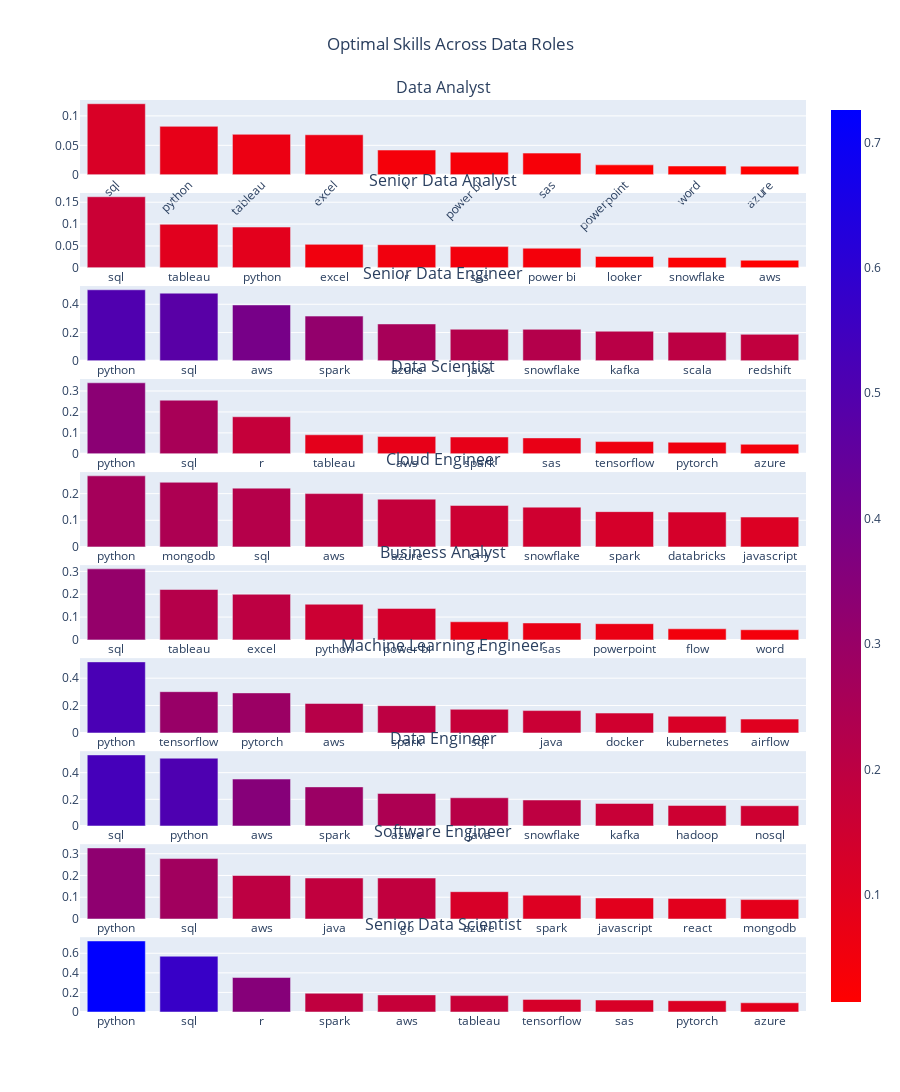

Here is the notebook cell this chart was saved with:
### Markdown cell above
# Plotting the most optimal skills
Plot the most optimal skills for data nerds based on the skill multiplier column.

### Code cell
import plotly.graph_objs as go
from plotly.subplots import make_subplots

# Get all unique job titles
all_job_titles = df['job_title'].unique()

# Determine the number of rows for subplots based on the number of job titles
num_rows = len(all_job_titles)

# Create subplots for each job title with adequate spacing
fig = make_subplots(rows=num_rows, cols=1, subplot_titles=all_job_titles, vertical_spacing=0.02)

# Function to create a bar plot for top 10 skills for a given job title
def create_bar_plot(df, job_title, row):
    # Filter and sort the dataframe
    job_df = df[df['job_title'] == job_title].sort_values(by='skill_multiplier', ascending=False).head(10)
    # Create the bar plot
    fig.add_trace(
        go.Bar(
            x=job_df['skill'],
            y=job_df['skill_multiplier'],
            name=job_title,
            hoverinfo='text',
            hovertext=job_df.apply(lambda x: f"Skill: {x['skill']}<br>Median Salary: {x['median_salary']}<br>Salary Count: {x['salary_count']}", axis=1),
            marker=dict(color=job_df['skill_multiplier'], coloraxis='coloraxis')
        ),
        row=row,
        col=1
    )

# Add bar plots to the subplots
for i, job_title in enumerate(all_job_titles, start=1):
    create_bar_plot(df, job_title, i)

# Update layout for a cleaner look with more space between plots
fig.update_layout(
    coloraxis=dict(colorscale='Bluered_r'),
    showlegend=False,
    title_text='Optimal Skills Across Data Roles',
    title_x=0.5,
    height=300 * num_rows,  # Adjust the height based on the number of rows
    xaxis_tickangle=-45
)

# Show the plot
fig.show()

### Figure 1 — Plotly figure (JSON) as saved in the notebook; plotly's stock layout.template omitted (floating-point values rounded to 4 significant figures)
{"data": [{"hoverinfo": "text", "hovertext": ["Skill: sql<br>Median Salary: 92500.0<br>Salary Count: 3083", "Skill: python<br>Median Salary: 98500.0<br>Salary Count: 1840", "Skill: tableau<br>Median Salary: 95000.0<br>Salary Count: 1659", "Skill: excel<br>Median Salary: 84500.0<br>Salary Count: 2143", "Skill: r<br>Median Salary: 92527.5<br>Salary Count: 1073", "Skill: power bi<br>Median Salary: 90000.0<br>Salary Count: 1044", "Skill: sas<br>Median Salary: 90000.0<br>Salary Count: 1000", "Skill: powerpoint<br>Median Salary: 85000.0<br>Salary Count: 524", "Skill: word<br>Median Salary: 80850.0<br>Salary Count: 527", "Skill: azure<br>Median Salary: 100000.0<br>Salary Count: 319"], "marker": {"color": [0.1206, 0.08221, 0.06873, 0.06793, 0.04198, 0.0384, 0.03678, 0.01683, 0.0149, 0.01466], "coloraxis": "coloraxis"}, "name": "Data Analyst", "type": "bar", "x": ["sql", "python", "tableau", "excel", "r", "power bi", "sas", "powerpoint", "word", "azure"], "xaxis": "x", "y": [0.1206, 0.08221, 0.06873, 0.06793, 0.04198, 0.0384, 0.03678, 0.01683, 0.0149, 0.01466], "yaxis": "y"}, {"hoverinfo": "text", "hovertext": ["Skill: sql<br>Median Salary: 111175.0<br>Salary Count: 809", "Skill: tableau<br>Median Salary: 111175.0<br>Salary Count: 496", "Skill: python<br>Median Salary: 111202.0<br>Salary Count: 464", "Skill: excel<br>Median Salary: 102250.0<br>Salary Count: 324", "Skill: r<br>Median Salary: 111175.0<br>Salary Count: 264", "Skill: sas<br>Median Salary: 111175.0<br>Salary Count: 242", "Skill: power bi<br>Median Salary: 110000.0<br>Salary Count: 229", "Skill: looker<br>Median Salary: 111175.0<br>Salary Count: 130", "Skill: snowflake<br>Median Salary: 112500.0<br>Salary Count: 116", "Skill: aws<br>Median Salary: 115000.0<br>Salary Count: 81"], "marker": {"color": [0.1625, 0.09953, 0.09314, 0.05362, 0.05288, 0.04846, 0.04479, 0.02594, 0.02372, 0.01729], "coloraxis": "coloraxis"}, "name": "Senior Data Analyst", "type": "bar", "x": ["sql", "tableau", "python", "excel", "r", "sas", "power bi", "looker", "snowflake", "aws"], "xaxis": "x2", "y": [0.1625, 0.09953, 0.09314, 0.05362, 0.05288, 0.04846, 0.04479, 0.02594, 0.02372, 0.01729], "yaxis": "y2"}, {"hoverinfo": "text", "hovertext": ["Skill: python<br>Median Salary: 147500.0<br>Salary Count: 1155", "Skill: sql<br>Median Salary: 147500.0<br>Salary Count: 1100", "Skill: aws<br>Median Salary: 150000.0<br>Salary Count: 887", "Skill: spark<br>Median Salary: 150000.0<br>Salary Count: 710", "Skill: azure<br>Median Salary: 147500.0<br>Salary Count: 600", "Skill: java<br>Median Salary: 150000.0<br>Salary Count: 502", "Skill: snowflake<br>Median Salary: 150300.0<br>Salary Count: 499", "Skill: kafka<br>Median Salary: 155500.0<br>Salary Count: 447", "Skill: scala<br>Median Salary: 156596.0<br>Salary Count: 428", "Skill: redshift<br>Median Salary: 156596.0<br>Salary Count: 396"], "marker": {"color": [0.5025, 0.4785, 0.3952, 0.3162, 0.2608, 0.2235, 0.2228, 0.2093, 0.2024, 0.1872], "coloraxis": "coloraxis"}, "name": "Senior Data Engineer", "type": "bar", "x": ["python", "sql", "aws", "spark", "azure", "java", "snowflake", "kafka", "scala", "redshift"], "xaxis": "x3", "y": [0.5025, 0.4785, 0.3952, 0.3162, 0.2608, 0.2235, 0.2228, 0.2093, 0.2024, 0.1872], "yaxis": "y3"}, {"hoverinfo": "text", "hovertext": ["Skill: python<br>Median Salary: 130500.0<br>Salary Count: 4312", "Skill: sql<br>Median Salary: 132500.0<br>Salary Count: 3151", "Skill: r<br>Median Salary: 125000.0<br>Salary Count: 2486", "Skill: tableau<br>Median Salary: 125000.0<br>Salary Count: 1278", "Skill: aws<br>Median Salary: 132500.0<br>Salary Count: 1016", "Skill: spark<br>Median Salary: 135259.5<br>Salary Count: 946", "Skill: sas<br>Median Salary: 118080.0<br>Salary Count: 1230", "Skill: tensorflow<br>Median Salary: 140000.0<br>Salary Count: 641", "Skill: pytorch<br>Median Salary: 145238.0<br>Salary Count: 564", "Skill: azure<br>Median Salary: 126650.0<br>Salary Count: 623"], "marker": {"color": [0.3391, 0.2563, 0.1771, 0.09101, 0.08258, 0.08039, 0.07615, 0.05852, 0.05545, 0.04571], "coloraxis": "coloraxis"}, "name": "Data Scientist", "type": "bar", "x": ["python", "sql", "r", "tableau", "aws", "spark", "sas", "tensorflow", "pytorch", "azure"], "xaxis": "x4", "y": [0.3391, 0.2563, 0.1771, 0.09101, 0.08258, 0.08039, 0.07615, 0.05852, 0.05545, 0.04571], "yaxis": "y4"}, {"hoverinfo": "text", "hovertext": ["Skill: python<br>Median Salary: 90000.0<br>Salary Count: 29", "Skill: mongodb<br>Median Salary: 136000.0<br>Salary Count: 14", "Skill: sql<br>Median Salary: 116100.0<br>Salary Count: 16", "Skill: aws<br>Median Salary: 90000.0<br>Salary Count: 22", "Skill: azure<br>Median Salary: 89550.0<br>Salary Count: 20", "Skill: c++<br>Median Salary: 198750.0<br>Salary Count: 6", "Skill: snowflake<br>Median Salary: 136000.0<br>Salary Count: 9", "Skill: spark<br>Median Salary: 116100.0<br>Salary Count: 10", "Skill: databricks<br>Median Salary: 136000.0<br>Salary Count: 8", "Skill: javascript<br>Median Salary: 136000.0<br>Salary Count: 7"], "marker": {"color": [0.2669, 0.2427, 0.2207, 0.2002, 0.1794, 0.1556, 0.1493, 0.1324, 0.1307, 0.112], "coloraxis": "coloraxis"}, "name": "Cloud Engineer", "type": "bar", "x": ["python", "mongodb", "sql", "aws", "azure", "c++", "snowflake", "spark", "databricks", "javascript"], "xaxis": "x5", "y": [0.2669, 0.2427, 0.2207, 0.2002, 0.1794, 0.1556, 0.1493, 0.1324, 0.1307, 0.112], "yaxis": "y5"}, {"hoverinfo": "text", "hovertext": ["Skill: sql<br>Median Salary: 89100.0<br>Salary Count: 312", "Skill: tableau<br>Median Salary: 91800.0<br>Salary Count: 212", "Skill: excel<br>Median Salary: 82500.0<br>Salary Count: 226", "Skill: python<br>Median Salary: 95000.0<br>Salary Count: 143", "Skill: power bi<br>Median Salary: 89100.0<br>Salary Count: 139", "Skill: r<br>Median Salary: 95150.0<br>Salary Count: 73", "Skill: sas<br>Median Salary: 90000.0<br>Salary Count: 74", "Skill: powerpoint<br>Median Salary: 87450.0<br>Salary Count: 74", "Skill: flow<br>Median Salary: 87500.0<br>Salary Count: 51", "Skill: word<br>Median Salary: 82500.0<br>Salary Count: 51"], "marker": {"color": [0.3111, 0.2207, 0.1999, 0.1562, 0.138, 0.07938, 0.07412, 0.07097, 0.04865, 0.04442], "coloraxis": "coloraxis"}, "name": "Business Analyst", "type": "bar", "x": ["sql", "tableau", "excel", "python", "power bi", "r", "sas", "powerpoint", "flow", "word"], "xaxis": "x6", "y": [0.3111, 0.2207, 0.1999, 0.1562, 0.138, 0.07938, 0.07412, 0.07097, 0.04865, 0.04442], "yaxis": "y6"}, {"hoverinfo": "text", "hovertext": ["Skill: python<br>Median Salary: 125000.0<br>Salary Count: 391", "Skill: tensorflow<br>Median Salary: 140904.5<br>Salary Count: 195", "Skill: pytorch<br>Median Salary: 140452.25<br>Salary Count: 190", "Skill: aws<br>Median Salary: 118750.0<br>Salary Count: 174", "Skill: spark<br>Median Salary: 157000.0<br>Salary Count: 113", "Skill: sql<br>Median Salary: 141000.0<br>Salary Count: 112", "Skill: java<br>Median Salary: 141000.0<br>Salary Count: 106", "Skill: docker<br>Median Salary: 125000.0<br>Salary Count: 110", "Skill: kubernetes<br>Median Salary: 128682.0<br>Salary Count: 89", "Skill: airflow<br>Median Salary: 166000.0<br>Salary Count: 54"], "marker": {"color": [0.5191, 0.3015, 0.2925, 0.2151, 0.1993, 0.1726, 0.1633, 0.1451, 0.1217, 0.101], "coloraxis": "coloraxis"}, "name": "Machine Learning Engineer", "type": "bar", "x": ["python", "tensorflow", "pytorch", "aws", "spark", "sql", "java", "docker", "kubernetes", "airflow"], "xaxis": "x7", "y": [0.5191, 0.3015, 0.2925, 0.2151, 0.1993, 0.1726, 0.1633, 0.1451, 0.1217, 0.101], "yaxis": "y7"}, {"hoverinfo": "text", "hovertext": ["Skill: sql<br>Median Salary: 125000.0<br>Salary Count: 3189", "Skill: python<br>Median Salary: 125000.0<br>Salary Count: 3041", "Skill: aws<br>Median Salary: 130000.0<br>Salary Count: 2000", "Skill: spark<br>Median Salary: 135000.0<br>Salary Count: 1587", "Skill: azure<br>Median Salary: 125000.0<br>Salary Count: 1459", "Skill: java<br>Median Salary: 134241.0<br>Salary Count: 1154", "Skill: snowflake<br>Median Salary: 133250.0<br>Salary Count: 1072", "Skill: kafka<br>Median Salary: 140000.0<br>Salary Count: 872", "Skill: hadoop<br>Median Salary: 134241.0<br>Salary Count: 839", "Skill: nosql<br>Median Salary: 135000.0<br>Salary Count: 822"], "marker": {"color": [0.5334, 0.5086, 0.352, 0.2933, 0.2439, 0.2117, 0.1947, 0.1687, 0.1538, 0.1518], "coloraxis": "coloraxis"}, "name": "Data Engineer", "type": "bar", "x": ["sql", "python", "aws", "spark", "azure", "java", "snowflake", "kafka", "hadoop", "nosql"], "xaxis": "x8", "y": [0.5334, 0.5086, 0.352, 0.2933, 0.2439, 0.2117, 0.1947, 0.1687, 0.1538, 0.1518], "yaxis": "y8"}, {"hoverinfo": "text", "hovertext": ["Skill: python<br>Median Salary: 99150.0<br>Salary Count: 204", "Skill: sql<br>Median Salary: 97998.0<br>Salary Count: 178", "Skill: aws<br>Median Salary: 100000.0<br>Salary Count: 123", "Skill: java<br>Median Salary: 99150.0<br>Salary Count: 118", "Skill: go<br>Median Salary: 139608.0<br>Salary Count: 64", "Skill: azure<br>Median Salary: 99150.0<br>Salary Count: 79", "Skill: spark<br>Median Salary: 99150.0<br>Salary Count: 69", "Skill: javascript<br>Median Salary: 99150.0<br>Salary Count: 61", "Skill: react<br>Median Salary: 125000.0<br>Salary Count: 39", "Skill: mongodb<br>Median Salary: 119000.0<br>Salary Count: 40"], "marker": {"color": [0.3267, 0.2779, 0.1999, 0.1883, 0.1882, 0.1255, 0.1094, 0.09657, 0.09463, 0.08914], "coloraxis": "coloraxis"}, "name": "Software Engineer", "type": "bar", "x": ["python", "sql", "aws", "java", "go", "azure", "spark", "javascript", "react", "mongodb"], "xaxis": "x9", "y": [0.3267, 0.2779, 0.1999, 0.1883, 0.1882, 0.1255, 0.1094, 0.09657, 0.09463, 0.08914], "yaxis": "y9"}, {"hoverinfo": "text", "hovertext": ["Skill: python<br>Median Salary: 157500.0<br>Salary Count: 1304", "Skill: sql<br>Median Salary: 157500.0<br>Salary Count: 1024", "Skill: r<br>Median Salary: 150000.0<br>Salary Count: 691", "Skill: spark<br>Median Salary: 157500.0<br>Salary Count: 345", "Skill: aws<br>Median Salary: 152650.0<br>Salary Count: 333", "Skill: tableau<br>Median Salary: 149946.5<br>Salary Count: 329", "Skill: tensorflow<br>Median Salary: 155000.0<br>Salary Count: 239", "Skill: sas<br>Median Salary: 135000.0<br>Salary Count: 294", "Skill: pytorch<br>Median Salary: 157500.0<br>Salary Count: 208", "Skill: azure<br>Median Salary: 143750.0<br>Salary Count: 200"], "marker": {"color": [0.7258, 0.5698, 0.3523, 0.1916, 0.175, 0.1674, 0.1289, 0.1224, 0.1153, 0.09391], "coloraxis": "coloraxis"}, "name": "Senior Data Scientist", "type": "bar", "x": ["python", "sql", "r", "spark", "aws", "tableau", "tensorflow", "sas", "pytorch", "azure"], "xaxis": "x10", "y": [0.7258, 0.5698, 0.3523, 0.1916, 0.175, 0.1674, 0.1289, 0.1224, 0.1153, 0.09391], "yaxis": "y10"}], "layout": {"annotations": [{"font": {"size": 16}, "showarrow": false, "text": "Data Analyst", "x": 0.5, "xanchor": "center", "xref": "paper", "y": 1.0, "yanchor": "bottom", "yref": "paper"}, {"font": {"size": 16}, "showarrow": false, "text": "Senior Data Analyst", "x": 0.5, "xanchor": "center", "xref": "paper", "y": 0.898, "yanchor": "bottom", "yref": "paper"}, {"font": {"size": 16}, "showarrow": false, "text": "Senior Data Engineer", "x": 0.5, "xanchor": "center", "xref": "paper", "y": 0.796, "yanchor": "bottom", "yref": "paper"}, {"font": {"size": 16}, "showarrow": false, "text": "Data Scientist", "x": 0.5, "xanchor": "center", "xref": "paper", "y": 0.694, "yanchor": "bottom", "yref": "paper"}, {"font": {"size": 16}, "showarrow": false, "text": "Cloud Engineer", "x": 0.5, "xanchor": "center", "xref": "paper", "y": 0.592, "yanchor": "bottom", "yref": "paper"}, {"font": {"size": 16}, "showarrow": false, "text": "Business Analyst", "x": 0.5, "xanchor": "center", "xref": "paper", "y": 0.49, "yanchor": "bottom", "yref": "paper"}, {"font": {"size": 16}, "showarrow": false, "text": "Machine Learning Engineer", "x": 0.5, "xanchor": "center", "xref": "paper", "y": 0.388, "yanchor": "bottom", "yref": "paper"}, {"font": {"size": 16}, "showarrow": false, "text": "Data Engineer", "x": 0.5, "xanchor": "center", "xref": "paper", "y": 0.286, "yanchor": "bottom", "yref": "paper"}, {"font": {"size": 16}, "showarrow": false, "text": "Software Engineer", "x": 0.5, "xanchor": "center", "xref": "paper", "y": 0.184, "yanchor": "bottom", "yref": "paper"}, {"font": {"size": 16}, "showarrow": false, "text": "Senior Data Scientist", "x": 0.5, "xanchor": "center", "xref": "paper", "y": 0.082, "yanchor": "bottom", "yref": "paper"}], "coloraxis": {"colorscale": [[0, "rgb(255,0,0)"], [1, "rgb(0,0,255)"]]}, "height": 3000, "showlegend": false, "title": {"text": "Optimal Skills Across Data Roles", "x": 0.5}, "xaxis": {"anchor": "y", "domain": [0, 1], "tickangle": -45}, "xaxis10": {"anchor": "y10", "domain": [0, 1]}, "xaxis2": {"anchor": "y2", "domain": [0, 1]}, "xaxis3": {"anchor": "y3", "domain": [0, 1]}, "xaxis4": {"anchor": "y4", "domain": [0, 1]}, "xaxis5": {"anchor": "y5", "domain": [0, 1]}, "xaxis6": {"anchor": "y6", "domain": [0, 1]}, "xaxis7": {"anchor": "y7", "domain": [0, 1]}, "xaxis8": {"anchor": "y8", "domain": [0, 1]}, "xaxis9": {"anchor": "y9", "domain": [0, 1]}, "yaxis": {"anchor": "x", "domain": [0.918, 1.0]}, "yaxis10": {"anchor": "x10", "domain": [0, 0.082]}, "yaxis2": {"anchor": "x2", "domain": [0.816, 0.898]}, "yaxis3": {"anchor": "x3", "domain": [0.714, 0.796]}, "yaxis4": {"anchor": "x4", "domain": [0.612, 0.694]}, "yaxis5": {"anchor": "x5", "domain": [0.51, 0.592]}, "yaxis6": {"anchor": "x6", "domain": [0.408, 0.49]}, "yaxis7": {"anchor": "x7", "domain": [0.306, 0.388]}, "yaxis8": {"anchor": "x8", "domain": [0.204, 0.286]}, "yaxis9": {"anchor": "x9", "domain": [0.102, 0.184]}}}
